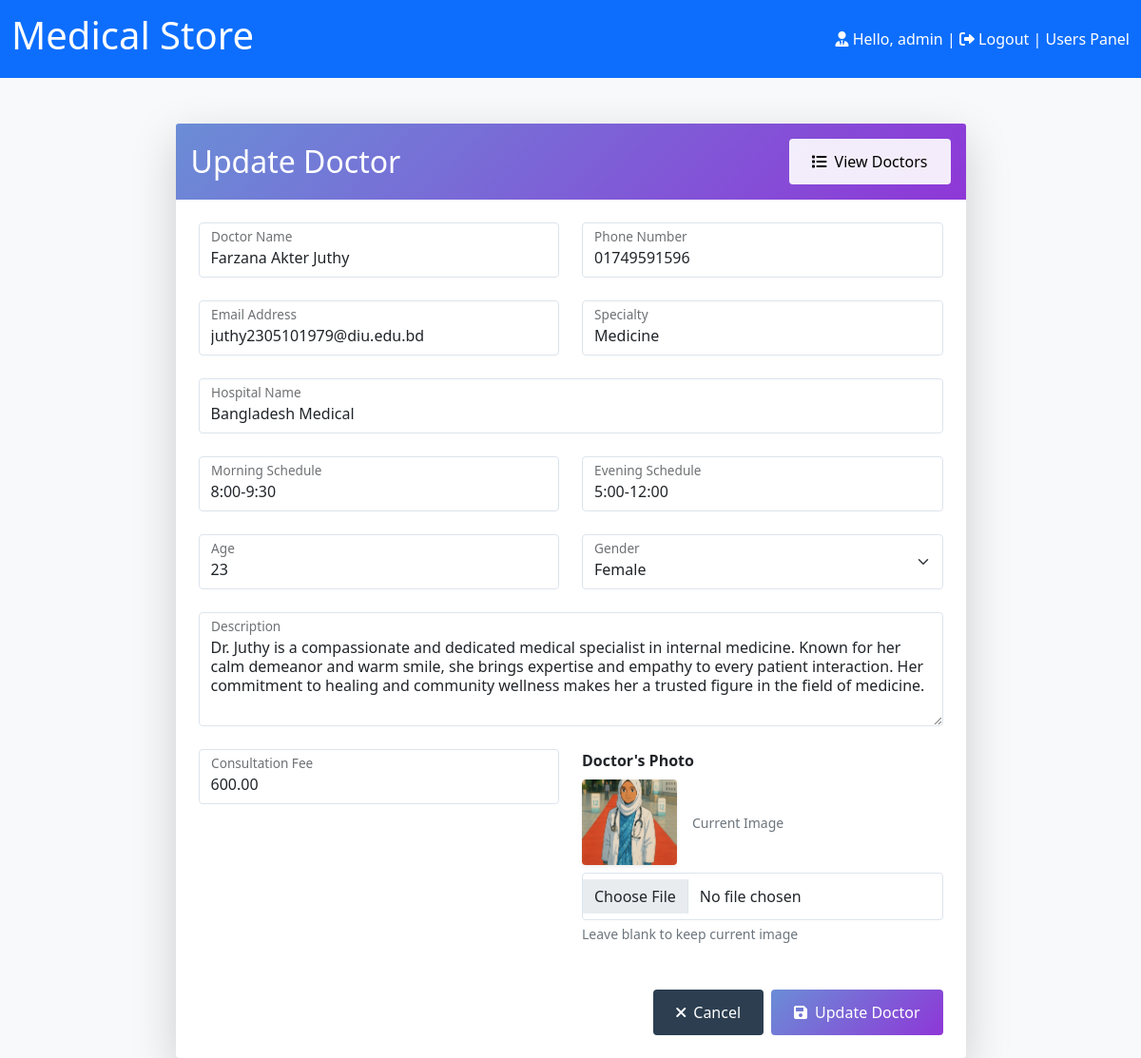
Screenshot of /admin/doctors/update_doctor.php?id=8 (signed in) with the database file from the repository.
### tables this page shows
CREATE TABLE `doctors` (
  `id` int(11) NOT NULL,
  `name` varchar(100) NOT NULL,
  `number` varchar(20) NOT NULL,
  `email` varchar(100) NOT NULL,
  `specialty` varchar(100) NOT NULL,
  `hospital` varchar(200) NOT NULL,
  `morning_schedule` varchar(50) NOT NULL,
  `evening_schedule` varchar(50) NOT NULL,
  `age` int(11) NOT NULL,
  `gender` varchar(10) NOT NULL,
  `description` text NOT NULL,
  `fee` decimal(10,2) NOT NULL,
  `image` varchar(255) NOT NULL
);

### admin/doctors/update_doctor.php (the view, shortened to what this page needs)
<?php
include('../../connect/config.php');
if(isset($_GET['id'])) {
    $id = $_GET['id'];
    $select_query = "SELECT * FROM doctors WHERE id = $id";
    $result = mysqli_query($con, $select_query);
    $doctor = mysqli_fetch_assoc($result);
}
?>
<!DOCTYPE html>
<html lang="en">
<head>
    <link href="https://cdn.jsdelivr.net/npm/bootstrap@5.0.2/dist/css/bootstrap.min.css" rel="stylesheet">
    <link rel="stylesheet" href="https://cdnjs.cloudflare.com/ajax/libs/font-awesome/6.0.0/css/all.min.css">
</head>
<body class="bg-light">
    <nav class="navbar navbar-light bg-primary">
        <div class="container-fluid text-white">
            <a href="../mystore.php" class="navbar-brand text-white"><h1>Medical Store</h1></a>
            <span>
                <i class="fa-solid fa-user-tie"></i>
                Hello, <?php echo $_SESSION['admin']; ?> |
                <i class="fa-solid fa-right-from-bracket"></i>
                <a href="../form/login.php" class="text-decoration-none text-white">Logout</a> |
                <a href="../../user/index.php" class="text-decoration-none text-white">Users Panel</a>
            </span>
        </div>
    </nav>
    <div class="container mt-5">
        <div class="row justify-content-center">
            <div class="col-md-9">
                <div class="card shadow-lg border-0 rounded-lg">
                    <div class="card-header bg-gradient-primary border-0 py-3">
                        <div class="d-flex justify-content-between align-items-center">
                            <h2 class="text-white mb-0">Update Doctor</h2>
                            <a href="view_doctors.php" class="btn btn-light">
                                <i class="fas fa-list me-2"></i>View Doctors
                            </a>
                        </div>
                    </div>
                    <div class="card-body p-4">
                        <form method="POST" enctype="multipart/form-data">
                            <div class="row">
                                <div class="col-md-6 mb-4">
                                    <div class="form-floating">
                                        <input type="text" name="name" class="form-control" id="doctorName" value="<?php echo $doctor['name']; ?>" required>
                                        <label for="doctorName">Doctor Name</label>
                                    </div>
                                </div>
                                <div class="col-md-6 mb-4">
                                    <div class="form-floating">
                                        <input type="text" name="number" class="form-control" id="phoneNumber" value="<?php echo $doctor['number']; ?>" required>
                                        <label for="phoneNumber">Phone Number</label>
                                    </div>
                                </div>
                            </div>
                            <div class="row">
                                <div class="col-md-6 mb-4">
                                    <div class="form-floating">
                                        <input type="email" name="email" class="form-control" id="email" value="<?php echo $doctor['email']; ?>" required>
                                        <label for="email">Email Address</label>
                                    </div>
                                </div>
                                <div class="col-md-6 mb-4">
                                    <div class="form-floating">
                                        <input type="text" name="specialty" class="form-control" id="specialty" value="<?php echo $doctor['specialty']; ?>" required>
                                        <label for="specialty">Specialty</label>
                                    </div>
                                </div>
                            </div>
                            <div class="mb-4">
                                <div class="form-floating">
                                    <input type="text" name="hospital" class="form-control" id="hospital" value="<?php echo $doctor['hospital']; ?>" required>
                                    <label for="hospital">Hospital Name</label>
                                </div>
                            </div>
                            <div class="row">
                                <div class="col-md-6 mb-4">
                                    <div class="form-floating">
                                        <input type="text" name="morning_schedule" class="form-control" id="morningSchedule" value="<?php echo $doctor['morning_schedule']; ?>" required>
                                        <label for="morningSchedule">Morning Schedule</label>
                                    </div>
                                </div>
                                <div class="col-md-6 mb-4">
                                    <div class="form-floating">
                                        <input type="text" name="evening_schedule" class="form-control" id="eveningSchedule" value="<?php echo $doctor['evening_schedule']; ?>" required>
                                        <label for="eveningSchedule">Evening Schedule</label>
                                    </div>
                                </div>
                            </div>
                            <div class="row">
                                <div class="col-md-6 mb-4">
                                    <div class="form-floating">
                                        <input type="number" name="age" class="form-control" id="age" value="<?php echo $doctor['age']; ?>" required>
                                        <label for="age">Age</label>
                                    </div>
                                </div>
                                <div class="col-md-6 mb-4">
                                    <div class="form-floating">
                                        <select name="gender" class="form-select" id="gender" required>
                                            <option value="Female" <?php echo ($doctor['gender'] == 'Female') ? 'selected' : ''; ?>>Female</option>
                                        </select>
                                        <label for="gender">Gender</label>
                                    </div>
                                </div>
                            </div>
                            <div class="mb-4">
                                <div class="form-floating">
                                    <textarea name="description" class="form-control" id="description" style="height: 120px" required><?php echo $doctor['description']; ?></textarea>
                                    <label for="description">Description</label>
                                </div>
                            </div>
                            <div class="row">
                                <div class="col-md-6 mb-4">
                                    <div class="form-floating">
                                        <input type="number" name="fee" class="form-control" id="fee" value="<?php echo $doctor['fee']; ?>" required>
                                        <label for="fee">Consultation Fee</label>
                                    </div>
                                </div>
                                <div class="col-md-6 mb-4">
                                    <label class="form-label fw-bold mb-2">Doctor's Photo</label>
                                    <div class="d-flex align-items-center gap-3 mb-2">
                                        <img src="upload/<?php echo $doctor['image']; ?>" class="rounded shadow-sm" alt="Current Image" style="width: 100px; height: 90px; object-fit: cover;">
                                        <div class="text-muted small">Current Image</div>
                                    </div>
                                    <input type="file" name="image" class="form-control" accept="image/*">
                                    <div class="form-text">Leave blank to keep current image</div>
                                </div>
                            </div>
                            <div class="d-flex justify-content-end gap-2 mt-4">
                                <a href="view_doctors.php" class="btn btn-secondary px-4">
                                    <i class="fas fa-times me-2"></i>Cancel
                                </a>
                                <button type="submit" name="update_doctor" class="btn btn-primary px-4">
                                    <i class="fas fa-save me-2"></i>Update Doctor
                                </button>
                            </div>
                        </form>
                    </div>
                </div>
            </div>
        </div>
    </div>
</body>
</html>

### admin/doctors/update_doctor.php (style rules this page uses)
.card { background: #fff; transition: all 0.3s ease; }
.card-header { background: linear-gradient(135deg, #6B8DD6 0%, #8E37D7 100%); }
.form-control, .form-select { border: 1px solid #dce4ec; padding: 0.75rem; transition: all 0.3s ease; }
.form-floating > label { padding: 0.75rem; }
.btn { padding: 0.75rem 1.5rem; font-weight: 500; transition: all 0.3s ease; }
.btn-primary { background: linear-gradient(135deg, #6B8DD6 0%, #8E37D7 100%); border: none; }
.btn-secondary { background: #2c3e50; border: none; }
.btn-light { background: rgba(255,255,255,0.9); border: none; font-weight: 500; }
textarea.form-control { min-height: 120px; }

### rows the page displays
doctors: name "Farzana Akter Juthy", number "01749591596", email "juthy2305101979@diu.edu.bd", specialty "Medicine", hospital "Bangladesh Medical", morning_schedule "8:00-9:30", evening_schedule "5:00-12:00", age "23", gender "Female", description "Dr. Juthy is a compassionate and dedicated medical specialist in internal medicine. Known for her calm demeanor and warm smile, she brings expertise and empathy to every patient interaction. Her commitment to healing and community wellness makes her a trusted figure in the field of medicine.", fee "600.00", image (picture)

### other values shown
$_SESSION['admin'] "admin"
